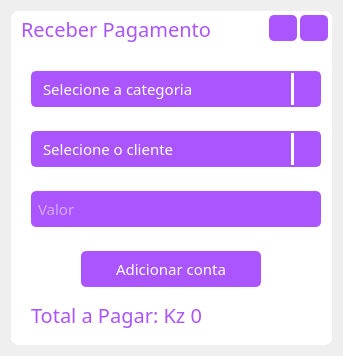
<?xml version="1.0" encoding="UTF-8"?>
<ui version="4.0">
 <class>Form</class>
 <widget class="QWidget" name="Form">
  <property name="geometry">
   <rect>
    <x>0</x>
    <y>0</y>
    <width>343</width>
    <height>356</height>
   </rect>
  </property>
  <property name="windowTitle">
   <string>Form</string>
  </property>
  <layout class="QVBoxLayout" name="verticalLayout">
   <item>
    <widget class="QFrame" name="CentralFrame">
     <property name="styleSheet">
      <string notr="true">background-color: rgb(255, 255, 255);
border-radius: 8px;</string>
     </property>
     <property name="frameShape">
      <enum>QFrame::StyledPanel</enum>
     </property>
     <property name="frameShadow">
      <enum>QFrame::Raised</enum>
     </property>
     <layout class="QVBoxLayout" name="verticalLayout_2">
      <property name="spacing">
       <number>0</number>
      </property>
      <property name="leftMargin">
       <number>0</number>
      </property>
      <property name="topMargin">
       <number>0</number>
      </property>
      <property name="rightMargin">
       <number>0</number>
      </property>
      <property name="bottomMargin">
       <number>0</number>
      </property>
      <item>
       <widget class="QFrame" name="barraTitulo">
        <property name="maximumSize">
         <size>
          <width>16777215</width>
          <height>40</height>
         </size>
        </property>
        <property name="frameShape">
         <enum>QFrame::StyledPanel</enum>
        </property>
        <property name="frameShadow">
         <enum>QFrame::Raised</enum>
        </property>
        <layout class="QHBoxLayout" name="horizontalLayout">
         <property name="spacing">
          <number>3</number>
         </property>
         <property name="leftMargin">
          <number>10</number>
         </property>
         <property name="topMargin">
          <number>4</number>
         </property>
         <property name="rightMargin">
          <number>4</number>
         </property>
         <item>
          <widget class="QLabel" name="label">
           <property name="font">
            <font>
             <family>Segoe UI Semibold</family>
             <pointsize>15</pointsize>
            </font>
           </property>
           <property name="styleSheet">
            <string notr="true">color: rgb(170, 85, 255);</string>
           </property>
           <property name="text">
            <string>Receber Pagamento</string>
           </property>
          </widget>
         </item>
         <item>
          <spacer name="horizontalSpacer">
           <property name="orientation">
            <enum>Qt::Horizontal</enum>
           </property>
           <property name="sizeHint" stdset="0">
            <size>
             <width>55</width>
             <height>20</height>
            </size>
           </property>
          </spacer>
         </item>
         <item>
          <widget class="QPushButton" name="minimizar">
           <property name="minimumSize">
            <size>
             <width>28</width>
             <height>25</height>
            </size>
           </property>
           <property name="maximumSize">
            <size>
             <width>28</width>
             <height>26</height>
            </size>
           </property>
           <property name="styleSheet">
            <string notr="true">QPushButton{
background-color: rgb(170, 85, 255);
border-radius: 5px;
color: rgb(255, 255, 255);
}

QPushButton:hover{
background-color: rgb(165, 82, 247);
border-radius: 5px;
color: rgb(255, 255, 255);
}

QPushButton:pressed{
background-color: rgb(170, 85, 255);
border-radius: 5px;
color: rgb(255, 255, 255);
}</string>
           </property>
           <property name="text">
            <string/>
           </property>
           <property name="icon">
            <iconset>
             <normaloff>img/24x24/cil-minus.png</normaloff>img/24x24/cil-minus.png</iconset>
           </property>
           <property name="iconSize">
            <size>
             <width>20</width>
             <height>20</height>
            </size>
           </property>
          </widget>
         </item>
         <item>
          <widget class="QPushButton" name="fechar">
           <property name="minimumSize">
            <size>
             <width>28</width>
             <height>26</height>
            </size>
           </property>
           <property name="maximumSize">
            <size>
             <width>28</width>
             <height>26</height>
            </size>
           </property>
           <property name="styleSheet">
            <string notr="true">QPushButton{
background-color: rgb(170, 85, 255);
border-radius: 5px;
color: rgb(255, 255, 255);
}

QPushButton:hover{
background-color: rgb(165, 82, 247);
border-radius: 5px;
color: rgb(255, 255, 255);
}

QPushButton:pressed{
background-color: rgb(170, 85, 255);
border-radius: 5px;
color: rgb(255, 255, 255);
}</string>
           </property>
           <property name="text">
            <string/>
           </property>
           <property name="icon">
            <iconset>
             <normaloff>img/24x24/cil-x-f.png</normaloff>img/24x24/cil-x-f.png</iconset>
           </property>
           <property name="iconSize">
            <size>
             <width>20</width>
             <height>20</height>
            </size>
           </property>
          </widget>
         </item>
        </layout>
       </widget>
      </item>
      <item>
       <widget class="QFrame" name="frame">
        <property name="frameShape">
         <enum>QFrame::StyledPanel</enum>
        </property>
        <property name="frameShadow">
         <enum>QFrame::Raised</enum>
        </property>
        <widget class="QPushButton" name="adicionarConta">
         <property name="geometry">
          <rect>
           <x>70</x>
           <y>200</y>
           <width>180</width>
           <height>36</height>
          </rect>
         </property>
         <property name="minimumSize">
          <size>
           <width>180</width>
           <height>36</height>
          </size>
         </property>
         <property name="maximumSize">
          <size>
           <width>180</width>
           <height>1234567</height>
          </size>
         </property>
         <property name="font">
          <font>
           <family>Segoe UI Semibold</family>
           <pointsize>11</pointsize>
          </font>
         </property>
         <property name="styleSheet">
          <string notr="true">QPushButton{
background-color: rgb(170, 85, 255);
border-radius: 5px;
color: rgb(255, 255, 255);
}

QPushButton:hover{
background-color: rgb(165, 82, 247);
border-radius: 5px;
color: rgb(255, 255, 255);
}

QPushButton:pressed{
background-color: rgb(170, 85, 255);
border-radius: 5px;
color: rgb(255, 255, 255);
}</string>
         </property>
         <property name="text">
          <string>Adicionar conta</string>
         </property>
         <property name="iconSize">
          <size>
           <width>20</width>
           <height>20</height>
          </size>
         </property>
        </widget>
        <widget class="QComboBox" name="categoria">
         <property name="geometry">
          <rect>
           <x>20</x>
           <y>20</y>
           <width>290</width>
           <height>36</height>
          </rect>
         </property>
         <property name="minimumSize">
          <size>
           <width>290</width>
           <height>36</height>
          </size>
         </property>
         <property name="maximumSize">
          <size>
           <width>290</width>
           <height>36</height>
          </size>
         </property>
         <property name="font">
          <font>
           <family>Segoe UI Semibold</family>
           <pointsize>11</pointsize>
          </font>
         </property>
         <property name="styleSheet">
          <string notr="true">


QComboBox{
background-color:rgb(170, 85, 255);
border-radius:5px;
border: 2px solid rgb(170, 85, 255);
padding: 5px;
padding-left: 10px;
color: rgb(255, 255, 255);
}

QComboBox:hover{
 border: 2px solid rgb(170, 85, 255);
}
QComboBox::drop-down {
subcontrol-origin: padding;
subcontrol-position: top right;
width: 25px; 
border-left-width: 3px;
border-left-color: rgb(255, 255, 255);
border-left-style: solid;
border-top-right-radius: 3px;
border-bottom-right-radius: 3px;
}
QComboBox QAbstractItemView {
color: rgb(255, 255, 255);	
background-color:rgb(170, 85, 255);
padding: 10px;
selection-background-color: rgb(195, 155, 255);
border:2px solid  rgb(255, 255, 255);
border-radius:5px;
}</string>
         </property>
         <property name="currentText">
          <string/>
         </property>
         <property name="placeholderText">
          <string>Selecione a categoria</string>
         </property>
         <item>
          <property name="text">
           <string/>
          </property>
         </item>
         <item>
          <property name="text">
           <string>Prestação de serviço</string>
          </property>
         </item>
         <item>
          <property name="text">
           <string>Casa</string>
          </property>
         </item>
         <item>
          <property name="text">
           <string>Produto</string>
          </property>
         </item>
        </widget>
        <widget class="QComboBox" name="cliente">
         <property name="geometry">
          <rect>
           <x>20</x>
           <y>80</y>
           <width>290</width>
           <height>36</height>
          </rect>
         </property>
         <property name="minimumSize">
          <size>
           <width>290</width>
           <height>36</height>
          </size>
         </property>
         <property name="maximumSize">
          <size>
           <width>290</width>
           <height>36</height>
          </size>
         </property>
         <property name="font">
          <font>
           <family>Segoe UI Semibold</family>
           <pointsize>11</pointsize>
          </font>
         </property>
         <property name="styleSheet">
          <string notr="true">


QComboBox{
background-color:rgb(170, 85, 255);
border-radius:5px;
border: 2px solid rgb(170, 85, 255);
padding: 5px;
padding-left: 10px;
color: rgb(255, 255, 255);
}

QComboBox:hover{
 border: 2px solid rgb(170, 85, 255);
}
QComboBox::drop-down {
subcontrol-origin: padding;
subcontrol-position: top right;
width: 25px; 
border-left-width: 3px;
border-left-color: rgb(255, 255, 255);
border-left-style: solid;
border-top-right-radius: 3px;
border-bottom-right-radius: 3px;
}
QComboBox QAbstractItemView {
color: rgb(255, 255, 255);	
background-color:rgb(170, 85, 255);
padding: 10px;
selection-background-color: rgb(195, 155, 255);
border:2px solid  rgb(255, 255, 255);
border-radius:5px;
}</string>
         </property>
         <property name="currentText">
          <string/>
         </property>
         <property name="placeholderText">
          <string>Selecione o cliente</string>
         </property>
         <item>
          <property name="text">
           <string/>
          </property>
         </item>
         <item>
          <property name="text">
           <string>Daniel</string>
          </property>
         </item>
         <item>
          <property name="text">
           <string>WhiteSpot</string>
          </property>
         </item>
        </widget>
        <widget class="QLineEdit" name="valor">
         <property name="geometry">
          <rect>
           <x>20</x>
           <y>140</y>
           <width>290</width>
           <height>36</height>
          </rect>
         </property>
         <property name="minimumSize">
          <size>
           <width>290</width>
           <height>36</height>
          </size>
         </property>
         <property name="maximumSize">
          <size>
           <width>290</width>
           <height>36</height>
          </size>
         </property>
         <property name="font">
          <font>
           <family>Segoe UI Semibold</family>
           <pointsize>11</pointsize>
          </font>
         </property>
         <property name="styleSheet">
          <string notr="true">background-color: rgb(170, 85, 255);
border-radius:5px;
color: rgb(255, 255, 255);
padding-left:5px;</string>
         </property>
         <property name="placeholderText">
          <string>Valor</string>
         </property>
        </widget>
        <widget class="QLabel" name="totalPagar">
         <property name="geometry">
          <rect>
           <x>20</x>
           <y>250</y>
           <width>170</width>
           <height>27</height>
          </rect>
         </property>
         <property name="font">
          <font>
           <family>Segoe UI Semibold</family>
           <pointsize>15</pointsize>
          </font>
         </property>
         <property name="styleSheet">
          <string notr="true">color: rgb(170, 85, 255);</string>
         </property>
         <property name="text">
          <string>Total a Pagar: Kz 0</string>
         </property>
        </widget>
       </widget>
      </item>
     </layout>
    </widget>
   </item>
  </layout>
 </widget>
 <resources/>
 <connections/>
</ui>
